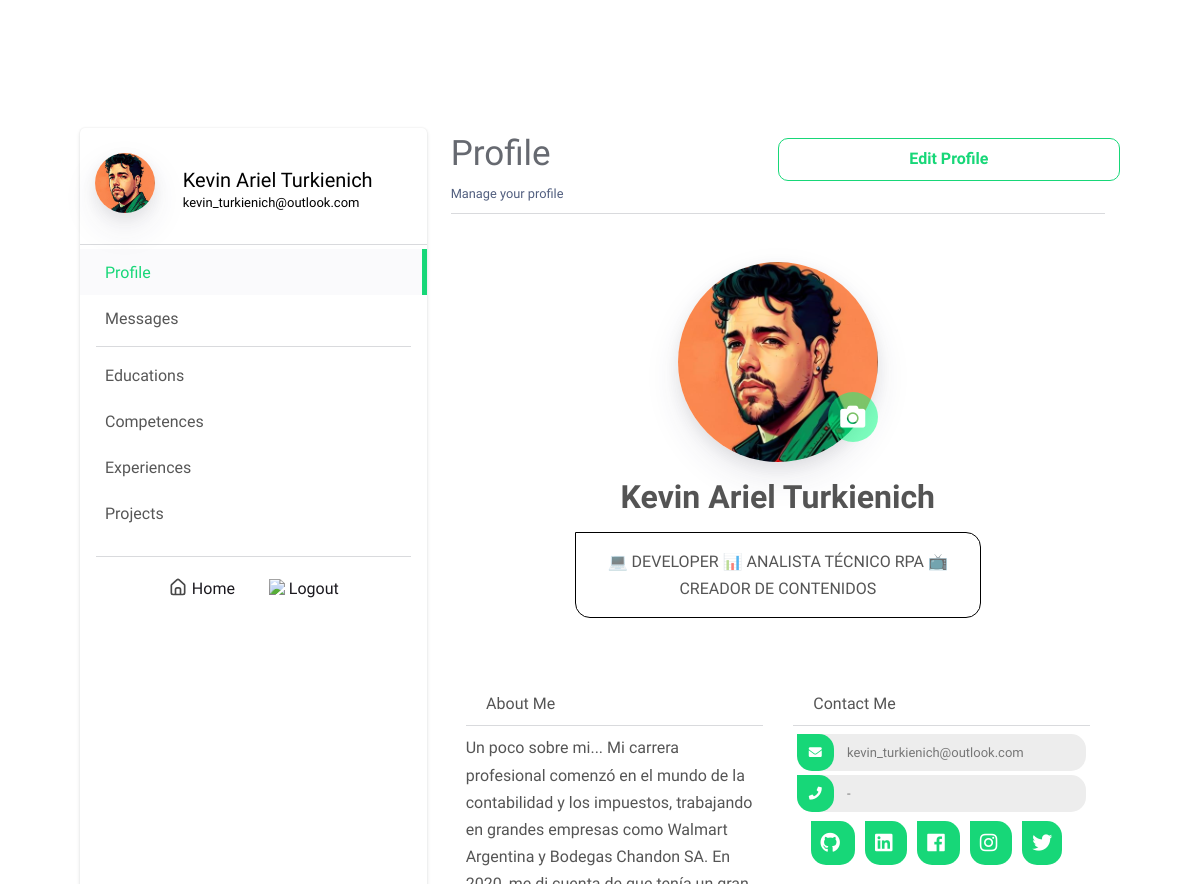
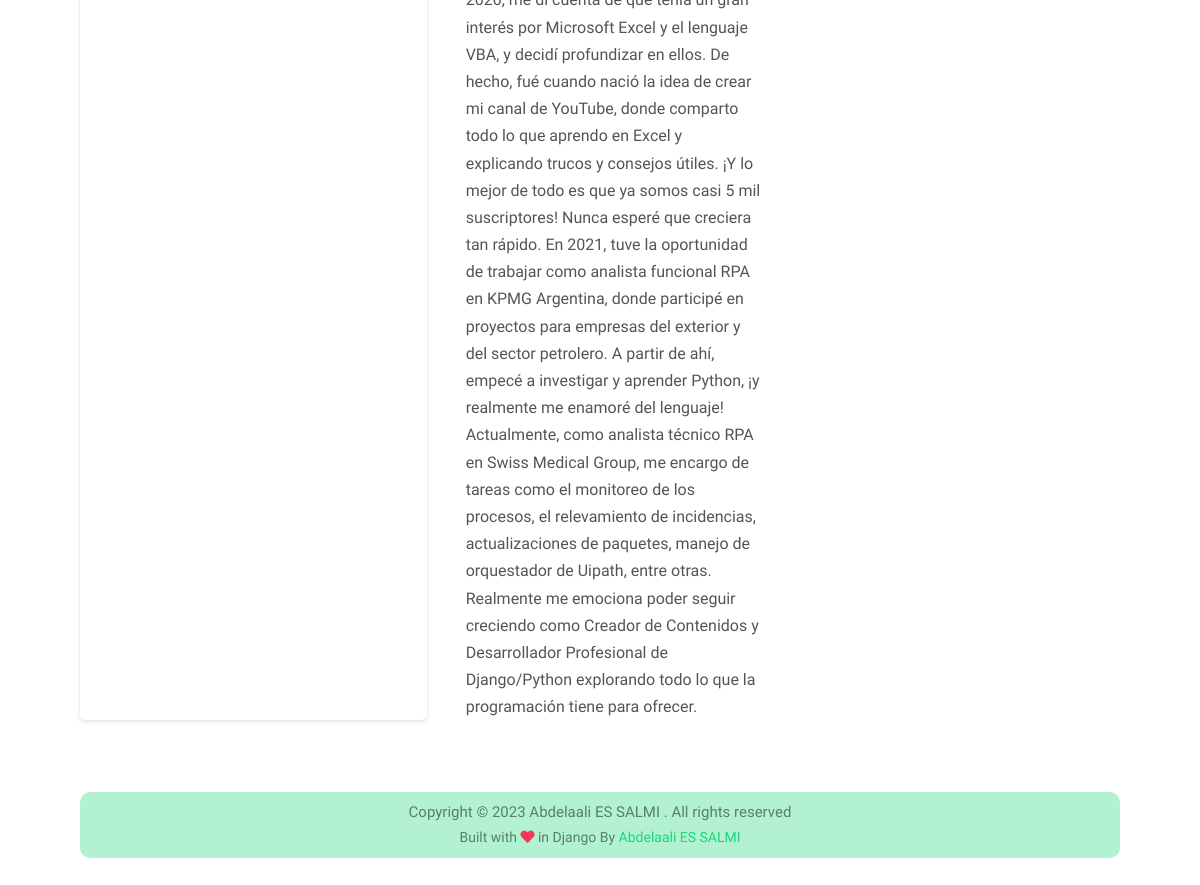
Screenshot of /dashboard/profile/ (signed in) with the database file from the repository (2 pictures, top to bottom).
### info/models.py (models this page shows, shortened)
class Information(models.Model):
    name_complete = models.CharField(max_length=50, blank=True, null=True)
    avatar = models.ImageField(upload_to="avatar/", blank=True, null=True)
    mini_about = models.TextField(blank=True, null=True)
    about = models.TextField(blank=True, null=True)
    born_date = models.DateField(blank=True, null=True)
    address = models.CharField(max_length=100, blank=True, null=True)
    phone = models.CharField(max_length=20, blank=True, null=True)
    email = models.EmailField(max_length=255, blank=True, null=True)
    cv = models.FileField(upload_to='cv', blank=True, null=True)
    github = models.URLField(blank=True, null=True)
    linkedin = models.URLField(blank=True, null=True)
    facebook = models.URLField(blank=True, null=True)
    twitter = models.URLField(blank=True, null=True)
    instagram = models.URLField(blank=True, null=True)

### dashboard/views.py (the view)
# urls.py: path('profile/', profile, name='profile'),
@login_required()
def profile(request):
    template_name = 'profile.html'
    context = {}
    profile = Information.objects.first()
    context.update({'profile_active': True, 'profile': profile})
    return render(request, template_name, context)

### dashboard/templates/profile.html (shortened to what this page needs)
{% extends 'dashboard.html' %}
{% load static %}
{% block style %} {{ block.super }}
<link type="text/css" href="{% static 'profile.css' %}" rel="stylesheet">
{% endblock style %}
{% block dashboardContent %}
<div class="row">
    <div class="col-6">
        <div class="dashboard-title">Profile</div>
        <small>Manage your profile</small>
    </div>
    <div class="col-6 edit-profile text-center mb-4 type="button" data-toggle="modal" data-target="#edit-profile-modal"">
        Edit Profile
    </div>
</div>
<hr class="mt-2">
<div class="container mt-5">
    <div class="row justify-content-center mb-5">
        <div class="col-12 text-center">
            <form id="profile-form" action="{% url 'dashboard:profile_edit' %}" method="post" enctype="multipart/form-data">
                <label for="profile-pic">
                    <div class="profile-pic shadow" style="background-image: url('{% if profile.avatar %}{{profile.avatar.url}}{% else %}{% static 'img/default-avatar.svg' %}{% endif %}')">
                        <i class="fa fa-camera change-pic" ></i>
                        <span>Change Image</span>
                    </div>
                </label>
            </form>
        </div>
        <div class="col-12 text-center">
            <p class="m-0 profile-name">{{profile.name_complete}}</p>
            <div class="row justify-content-center mt-2">
                <div class="col-lg-8">
                    <div class="profile-boi">
                        <p>{{profile.mini_about}}</p>
                    </div>
                </div>
            </div>
        </div>
    </div>
    <div class="row justify-content-center mt-6">
            <div class="col-lg-6 about-me">
                <p class="profile-title"><i class="ni ni-circle-08 mr-2"></i>About Me</p>
                <hr class="my-2">
                <p class="">{{profile.about}}</p>
            </div>
            <div class="col-lg-6 contact-me">
                <p class="profile-title"><i class="ni ni-chat-round mr-2"></i>Contact Me</p>
                <hr class="my-2">
                <a href="mailto:{{profile.email}}" class="social-media" target="_blank">
                    <div>
                        <i class="fas fa-envelope"></i>
                        {{profile.email}}
                    </div>
                </a>
                <a href="{{profile.phone}}" class="social-media" target="_blank">
                    <div>
                        <i class="fas fa-phone"></i>
                        {{profile.phone}}
                    </div>
                </a>
                <div class="text-center mt-3">
                    <a href="{{profile.github}}" class="social-media-inline" target="_blank">
                        <i class="fab fa-github"></i>
                    </a>
                    <a href="{{profile.linkedin}}" class="social-media-inline" target="_blank">
                        <i class="fab fa-linkedin"></i>
                    </a>
                    <a href="{{profile.facebook}}" class="social-media-inline" target="_blank">
                        <i class="fab fa-facebook"></i>
                    </a>
                    <a href="{{profile.instagram}}" class="social-media-inline" target="_blank">
                        <i class="fab fa-instagram"></i>
                    </a>
                    <a href="{{profile.twitter}}" class="social-media-inline" target="_blank">
                        <i class="fab fa-twitter"></i>
                    </a>
                </div>
            </div>
	</div>
</div>
{% endblock dashboardContent %}

### dashboard/templates/dashboard.html (shortened to what this page needs)
{% extends 'base.html' %}
{% load static %}
{% block style %}
    <link type="text/css" href="{% static 'dashboard.css' %}" rel="stylesheet">
{% endblock style %}
{% block body %}
<div class="container mt-lg-8">
    <div class="row">
        <div class="col-lg-4 sidebar p-0">
            <a href="{% url 'dashboard:dashboard' %}">
                <div class="row info {% if dashboard %}dashboard-active {% else %}info-unactive{% endif %}">
                    <div class="col-2 pic">
                        <div class="profile-pic shadow" style="background-image: url('{% if profile.avatar %}{{profile.avatar.url}}{% else %}{% static 'img/default-avatar.svg' %}{% endif %}')">
                        </div>
                    </div>
                    <div class="col-10 name">
                        <h5 class="full-name">{{profile.name_complete}}</h5>
                        <p class="email">{{profile.email}}</p>
                    </div>
                </div>
            <a/>
            <hr class="m-0 mb-1">
            <ul class="sidebar-list">
                <a href="{% url 'dashboard:profile' %}">
                    <li class="{% if profile_active %}link-active{% endif %}">
                        <i class="uil uil-user dashboard-icon"></i>
                        Profile
                    </li>
                </a>
                <a href="{% url 'dashboard:messages' %}">
                    <li class="{% if messages_active %}link-active{% endif %}">
                        <i class="uil uil-envelope-download dashboard-icon"></i>
                        Messages
                    </li>
                </a>
                <hr class="sidebar-line">
                <a href="{% url 'dashboard:education' %}">
                    <li>
                        <i class="uil uil-graduation-cap dashboard-icon"></i>
                        Educations
                    </li>
                </a>
                <a href="{% url 'dashboard:profile' %}">
                    <li>
                        <i class="uil uil-award dashboard-icon"></i>
                        Competences
                    </li>
                </a>
                <a href="{% url 'dashboard:profile' %}">
                    <li>
                        <i class="uil uil-spinner-alt dashboard-icon"></i>
                        Experiences
                    </li>
                </a>
                <a href="{% url 'dashboard:projects' %}">
                    <li class="{% if projects_active %}link-active{% endif %}">
                        <i class="uil uil-folder-open dashboard-icon"></i>
                        Projects
                    </li>
                </a>
            </ul>
            <hr class="sidebar-line">
            <div class="container text-center sidebar-footer">
                <a href="{% url 'homePage' %}">
                    <img class="svg-icon-home" src="{% static 'img/home-icon.svg' %}" width='20px'>
                    Home
                </a>
                <a href="{% url 'dashboard:logout' %}" id="logout">
                    <img class="svg-icon-logout" src="{% static 'img/logout-icon.svg' %}" width='20px'>
                    Logout
                </a>
            </div>
        </div>
        <div class="col-lg-8 dashboard-content pl-lg-4">
            {% block dashboardContent %}{% endblock dashboardContent %}
        </div>
    </div>
</div>
<div class="container dash-footer my-6 py-2">
    <div class="text-center">
        <p>Copyright © {% now "Y" %} Abdelaali ES SALMI . All rights reserved</p>
        <p class="coder">Built with <i class="fa fa-heart text-danger"></i> in Django By <a href="https://github.com/abdlalisalmi">Abdelaali ES SALMI</a></p>
    </div>
</div>
{% endblock body %}

### templates/base.html (shortened to what this page needs)
<!DOCTYPE html>{% load static %}
<html lang="es">
    <head>
        <link href="{% static 'css/nucleo-icons.css' %}" rel="stylesheet">
        <link href="https://use.fontawesome.com/releases/v5.0.6/css/all.css" rel="stylesheet">
        <link rel="stylesheet" href="https://unicons.iconscout.com/release/v3.0.6/css/line.css">
        <link type="text/css" href="{% static 'css/argon-design-system.min.css' %}" rel="stylesheet">
        <link type="text/css" href="{% static 'app.css' %}" rel="stylesheet">
        <link type="text/css" href="{% static 'animation.css' %}" rel="stylesheet">
        <link type="text/css" href="{% static 'slider.css' %}" rel="stylesheet">
        {% block style %}{% endblock style %}
    </head>
    <body>
        {% block body %}{% endblock body %}
    </body>
</html>

### portfolio/static/app.css (style rules this page uses)
:root { --color: #d1d8e0; --scolor: #17D778; --bg-color: hsl(260, 79%, 4%); --secondary: #2c303a; }
html { scroll-behavior: smooth; }
body { font-family: 'Maven Pro', sans-serif !important; scroll-behavior: smooth; background-color: var(--bg-color); }
p { color: #fff ; }
hr { background-color: #d1d8e04d; }
.name { color: var(--color); transition: all 0.5s; font-size: 20px; font-weight: 500; }

### portfolio/static/slider.css (style rules this page uses)
:root { --color: #d1d8e0; --color2: #d1d8e0da; --scolor: #17D778; --bg-color: #1A181E; --secondary: #2c303a; }

### portfolio/static/dashboard.css (style rules this page uses)
:root { --color: #d1d8e0; --scolor: #17D778; --bg-color: #1A181E; --secondary: #2c303a; }
* { margin: 0; padding: 0; }
body { background-color: #fff; font-family: 'Maven Pro', sans-serif !important; scroll-behavior: smooth; background-color: #fff; }
.sidebar { padding-top: 15px; border: 0 solid rgba(0,0,0,.125); box-shadow: 0 0 2px 0 rgba(22,26,33,.1), 0 2px 4px 0 rgba(22,26,33,.1); border-radius: 5px; }
.sidebar .info * { color: #000; }
.sidebar .info { padding-top: 20px; padding-bottom: 20px; margin: 0; }
.sidebar .pic { padding-top: 5px; }
.sidebar .profile-pic { border-radius: 50%; height: 60px; width: 60px; background-size: cover; background-position: center; background-blend-mode: multiply; vertical-align: middle; text-align: center; color: transparent; transition: all .3s ease; text-decoration: none; position: relative; }
.sidebar .name { padding: 10px; padding-left: 45px; padding-top: 20px; }
.sidebar .name h5, p { padding: 0; margin: 0; }
.sidebar .name .full-name { font-weight: 500; line-height: 1.5rem; text-transform: capitalize; }
.sidebar .name .email { font-size: 13px; }
.sidebar-list { list-style: none; font-size: 1rem; font-weight: 400; line-height: 1.5rem; text-align: left; margin:0; padding:0; padding-bottom: 15px; }
.sidebar-list li { cursor: pointer; padding: 10px 20px; color: rgba(0, 0, 0, 0.664); }
.sidebar .sidebar-line { margin: 5px; margin-left: 16px; margin-right: 16px; }
.link-active { background-color: #fafafc; border-right: var(--scolor) solid 5px; color: #17D778 !important; }
.link-active i { color: #17D778; }
.dashboard-content .dashboard-title { font-size: 35px; margin-bottom: 0; padding-bottom: 0; color: #2c303ab9; }
.dash-footer { color: #598061; background-color: #17d77754; border-radius: 10px; margin-top: 30px; }
.dash-footer p { margin: 0px; color: #598061; font-size: 15px; }
.dash-footer .coder { font-size: 14px; }
.dash-footer a { color: var(--scolor); cursor: pointer; font-weight: 500; transition: all .5s; }
.sidebar-footer { margin-top: 10px; margin-bottom: 10px; padding: 10px; }
.sidebar-footer a { color: #1A181E; margin: 5px; padding: 15px 10px; transition: all .2s ease-in-out; }
.svg-icon-home, .svg-icon-logout { padding-bottom: 5px; }
.dashboard-icon { font-size: 23px; color: #2c303ac2; padding-right: 5px; }

### rows the page displays
Information: avatar (placeholder picture), name_complete "Kevin Ariel Turkienich", email "kevin_turkienich@outlook.com", mini_about "💻 DEVELOPER 📊 ANALISTA TÉCNICO RPA 📺 CREADOR DE CONTENIDOS", about "Un poco sobre mi... Mi carrera profesional comenzó en el mundo de la contabilidad y los impuestos, trabajando en grandes empresas como Walmart Argentina y Bodegas Chandon SA. En 2020, me di cuenta de que tenía un gran interés por Microsoft Excel y el lenguaje VBA, y decidí profundizar en ellos. De hecho, fué cuando nació la idea de crear mi canal de YouTube, donde comparto todo lo que aprendo en Excel y explicando trucos y consejos útiles. ¡Y lo mejor de todo es que ya somos casi 5 mil suscriptores! Nunca esperé que creciera tan rápido. En 2021, tuve la oportunidad de trabajar como analista funcional RPA en KPMG Argentina, donde participé en proyectos para empresas del exterior y del sector…", phone "-"
